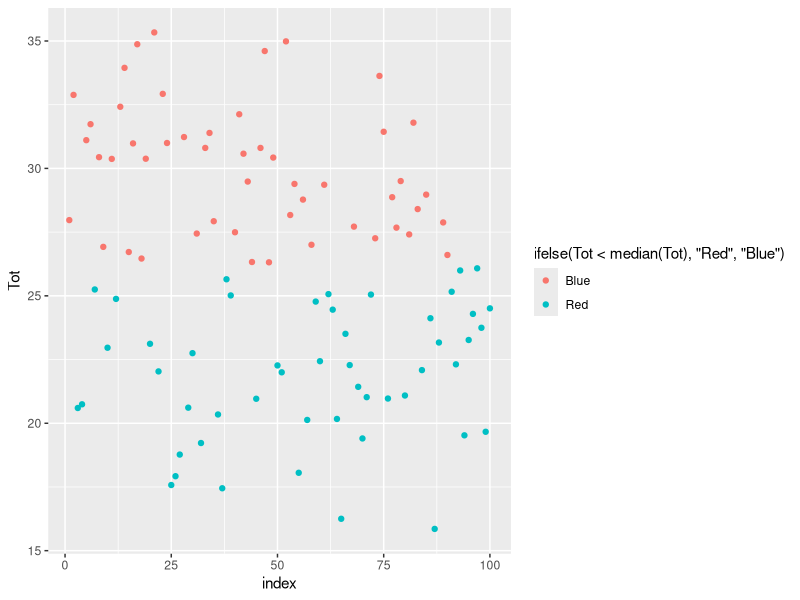
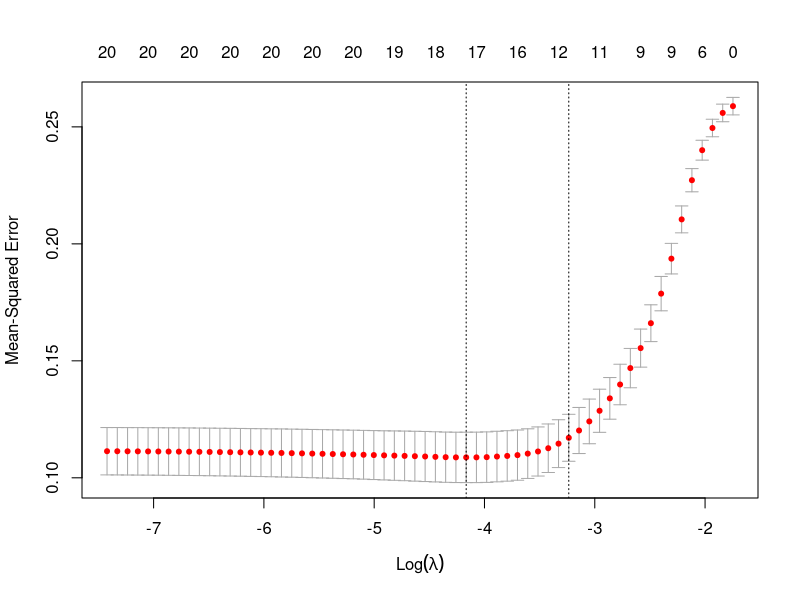

Generate these figures, in order, with R:
install.packages("party") 
library(party)                                     #For machine learning methods
library(caret)                                     #For machine learning methods
require(ggplot2)                                   #For Figures
library(glmnet)                                    #For Lasso
library(e1071)                                     #For machine learning methods
library(caTools)                                   #For machine learning methods

#DATA GENERATION---------------------------------------------------------------

set.seed(7267166) 
n <- 100                                           #Sample size
beta_imp   <- c(rep(5,10))                         #Coef for imprortant variables  
beta_un    <- c(rep(0.1,10))                       #Coef. for sparse (unimportant) var.
full_beta <- matrix(c(beta_imp,beta_un),20,1)      #Full vector of coefs.
X <- matrix(rep(runif(n*20)),n,20)                 #Full of covariates from uniform dist.
resid <- rnorm(n)

Tot <- X%*%full_beta+resid                         #Responses (non-class)
index <- c(1:n)                                    #To draw a plot
df <- data.frame(Tot,index)                        #for plot
ggplot()+geom_point(data=df,aes(x=index,y=Tot,col=ifelse(Tot<median(Tot),"Red","Blue")),pch=19)   #For plot
y <- ifelse(Tot<median(Tot),0,1)                   #Dichotomous variable involves classes
mydata <- data.frame(y,X)
#-------------------------------------------------------------------------------
#VARIABLE SELECTION WITH LASSO--------------------------------------------------
#perform k-fold cross-validation to find optimal lambda value
dimX <- dim(X)
p    <- dimX[2] 
cv_model <- cv.glmnet(X, y, alpha = 1)                         #find optimal lambda value that minimizes test MSE
opt_lam  <- cv_model$lambda.min
plot(cv_model)                                                 #To see k-fold process
lasso_model <- glmnet(X, y, alpha = 1, lambda = opt_lam)       #Estimate lasso model
lass_coef_indx   <- lasso_model$beta@i                         #Estimated coefs.
selected_X <- X[,lass_coef_indx]                               #selected Covariates
mydata2    <- data.frame(y,selected_X)
#---------------------------------------------------------------------------------
#PARTITION DATA AS TRANING AND TEST-----------------------------------------------
trainIndex = createDataPartition(mydata$y, p = 0.7)$Resample1  #70% data for traning
train = mydata[trainIndex, ]                                   
test = mydata[-trainIndex, ]                                   #30% for test
head(train)                                                    #first 6 entries of training
head(test)                                                     #first 6 entries of test
#PARTITION TO SELECTED VARIABLES------------------------------------------------
trainIndex2 = createDataPartition(mydata2$y, p = 0.7)$Resample1  #70% data for traning
train2 = mydata2[trainIndex2, ]                                   
test2 = mydata2[-trainIndex2, ]                                  #30% for test
#---------------------------------------------------------------------------------
#CLASSIFICATION WITH MACHINE LEARNING METHODS (WITH & WITHOUT VARIABLES SELECTION)
#1. Naive Bayes Classifier
NB_class  <- naiveBayes(y ~ ., data = train)                    #Classification model estimation (without model selection)
NB_class2 <- naiveBayes(y ~ ., data = train2)                   #Classification model estimation (with model selection)
NB_class                               
NB_class2
# Predicting on test data'
y_pred  <- predict(NB_class, newdata = test)                    #Predications without variable selection case
y_pred2 <- predict(NB_class2, newdata = test2)                  #Predications with variable selection case
# Confusion Matrix
cm  <- table(test$y, y_pred)                                    
cm2 <- table(test2$y, y_pred2)                                  

# Model Evaluation
confusionMatrix(cm)                                             #Confusion Matrix for the first case
confusionMatrix(cm2)                                            #Confusion Matrix for the second case
